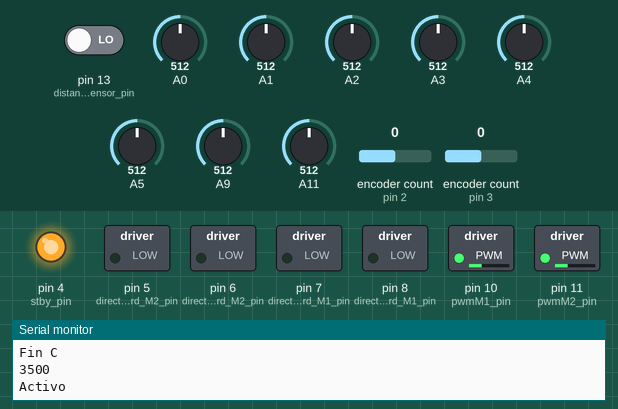
Simulated run of this sketch. Board: Arduino Mega 2560, built with avr-gcc and run on an emulated ATmega2560. On the bench: switched loads named in the sketch (green lamp = pin HIGH), output pins drawn as LEDs (lit = HIGH), the last lines printed to the serial monitor. Dashed ring = blinking. Inputs (shaded band) come from the test bench; at power-on: pin 13 (distance_sensor_pin) LOW, A0 = 512, A4 = 512, A2 = 512, A1 = 512, A3 = 512, A5 = 512, A9 = 512, A11 = 512, encoder count (sensors on pin 2, pin 3) 0.

Above: at 10.25 s.
11.3 s: pin 13 (distance_sensor_pin) driven HIGH
At 13.2 s:
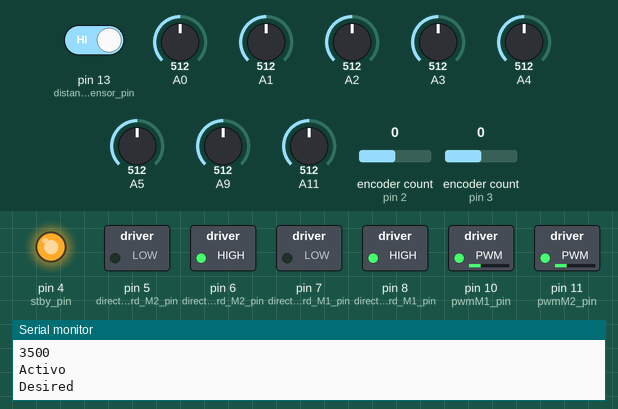
13.9 s: A0 set to 100
At 14.6 s:
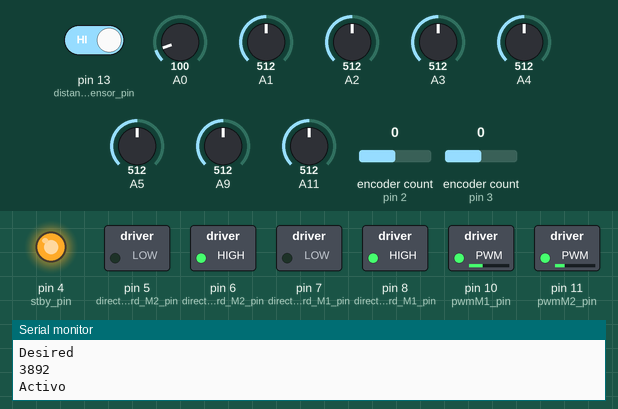
15.4 s: A0 set to 992
At 16.0 s:
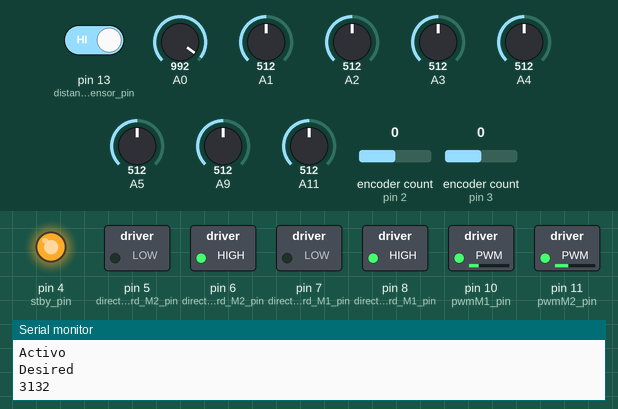
16.9 s: pin 13 (distance_sensor_pin) driven LOW
At 17.5 s:
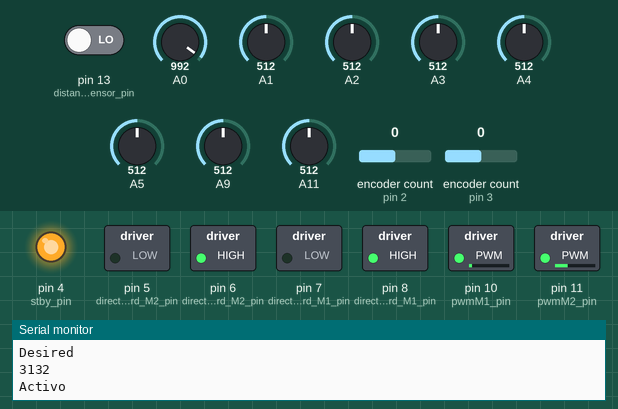
20.4 s: A4 set to 490
23.9 s: A2 set to 390
Timing chart, 0 to 28.4 s (numbered marks = the images above; inputs shaded):
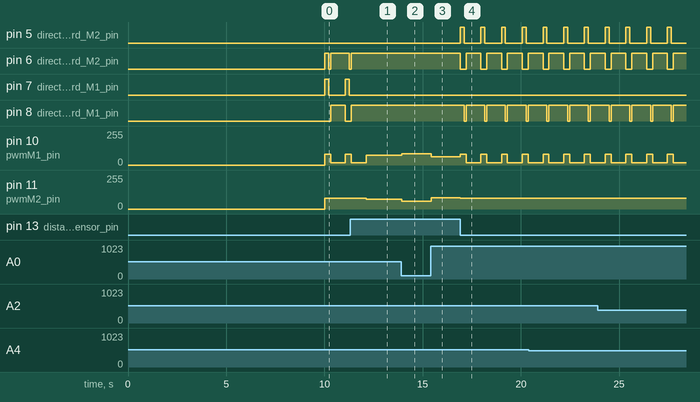

Measured:
- after the input at 11.3 s, pin 6 (direction_forward_M2_pin), pin 8 (direction_forward_M1_pin): goes on until 11.4 s, then stays HIGH; pin 7 (direction_backward_M1_pin): stops changing and stays LOW; pin 11 (pwmM2_pin): 80/255 → 73/255 after 0.81 s
- after the input at 13.9 s, pin 10 (pwmM1_pin): 73/255 → 85/255 at once; pin 11 (pwmM2_pin): 73/255 → 60/255 at once
- after the input at 15.4 s, pin 10 (pwmM1_pin): 85/255 → 61/255 at once; pin 11 (pwmM2_pin): 60/255 → 84/255 at once
- after the input at 16.9 s, pin 5 (direction_backward_M2_pin): alternates HIGH for 0.20 s and LOW for 0.86 s, starting at once; pin 6 (direction_forward_M2_pin): alternates HIGH for 0.76 s and LOW for 0.30 s, starting at once
- by itself, pin 7 (direction_backward_M1_pin): alternates HIGH for 0.20 s and LOW for 0.85 s

The sketch:

velocistaJ.ino
```cpp
#include <QTRSensors.h>
#include <Encoder.h>
#include "Seguidor.h"

#define Kp 0.0314
//#define Kp 0.044
#define Ki 0.001
#define Kd 0

#define muestras_sensor 4

//#define TELEMETRIA_ON

#ifndef TELEMETRIA_ON
  #define encoderA1_pin 3
  #define encoderB1_pin 0
  #define encoderA2_pin 2
  #define encoderB2_pin 1 //CAMBIE LOS PINES

  #define nSensors 8
  QTRSensorsAnalog qtra((unsigned char[]){0,2,1,3,11,4,5,9},nSensors,muestras_sensor, QTR_NO_EMITTER_PIN);
#else
  #define encoderA1_pin 3
  #define encoderB1_pin 14
  #define encoderA2_pin 2
  #define encoderB2_pin 9  //tambien lo cambie

  #define nSensors 6
  QTRSensorsAnalog qtra((unsigned char[]){2,1,3,11,4,5},nSensors,muestras_sensor, QTR_NO_EMITTER_PIN);
#endif

unsigned int valuesS[nSensors], line_pos;

long pE1, pE2;
Encoder encoder_M1(encoderA1_pin, encoderB1_pin), encoder_M2(encoderA2_pin,encoderB2_pin);

Seguidor seguidor(Kp,Ki,Kd);//cambiar 0's por las constantes
void setup(){
  pinMode(encoderA1_pin,INPUT);
  pinMode(encoderA2_pin,INPUT);
  pinMode(encoderB1_pin,INPUT);
  pinMode(encoderB2_pin,INPUT);
  Serial.begin(9600);
  Serial.println("Inicio C");
  for (int i = 0; i < 400; i++)  // make the calibration take about 10 seconds
  {
    qtra.calibrate();       // reads all sensors 10 times at 2.5 ms per six sensors (i.e. ~25 ms per call)
  }
  Serial.println("Fin C");
  //delay(5000);
}

void loop(){
  if(seguidor.isRobot_active()){
    line_pos = qtra.readLine(valuesS);
    seguidor.set_SensorsValues_LinePosition(valuesS,line_pos);

    /*lee encoders y pone sus valores*/
    pE1 = encoder_M1.read();
    pE2 = encoder_M2.read();

    seguidor.set_Positions_Encoders(pE1,pE2);

  }

  seguidor.runing_Seguidor();
}
```

Seguidor.cpp
```cpp
#include "Seguidor.h"

Seguidor::Seguidor(double kp,double ki,double kd){
  this->k_P = kp;
  this->k_I = ki;
  this->k_D = kd;

  this->proportional = this->derivative = this->integral = 0;
  this->init();
}

void Seguidor::init(){
  //Serial.begin(baud_rate_Serial);
  //Serial1.begin(baud_rate_Bluetooth);
  pinMode(direction_forward_M1_pin,OUTPUT);
  pinMode(direction_forward_M2_pin,OUTPUT);
  pinMode(direction_backward_M1_pin,OUTPUT);
  pinMode(direction_backward_M2_pin,OUTPUT);

  pinMode(stby_pin,OUTPUT);
  pinMode(distance_sensor_pin,INPUT);

  /*pinMode(encoderA1_pin,INPUT);
  pinMode(encoderA2_pin,INPUT);
  pinMode(encoderB1_pin,INPUT);
  pinMode(encoderB2_pin,INPUT);*/

  PWM_MIN = pwm_min;
  PWM_MAX = pwm_max;
  PWM_ABS = pwm_ABS;
  PWM_BASE = pwm_base;
  PWM_ANY_CURVA = PWM_MAX*0.5;
  FRENO_CURVA = freno_Curva;

  infrarred_active = distance_active = true;
  //robot_active = false;
  robot_active = true;
  digitalWrite(stby_pin,HIGH);
  tolerancia_dinamica = 0.9;
  delay1 = 20;
  delay2 = 30;
  delay_o1 = delay_o4 = 200;//100;
  delay_o2 = 100;
  delay_o3 = 750;
  giro_loco_porc = 0.23;
//  t_inicio = millis();
//  t_anterior = t_actual = millis();
}//like python

void Seguidor::runing_Seguidor(){

  //communication_principal();
  if(robot_active){
    Serial.println("Activo");
    if(!infrarred_active)
      line_position = desired_position;

    distance_sensor = 0;
    if(distance_active)
      if(digitalRead(distance_sensor_pin) == HIGH){
        distance_sensor = 1;
      }else{
        avoid();
      }

    difference_time = actual_time - encoders_time;
    if(difference_time >= bypass_time_encoders){
      this->calculate_angular_values();
      encoders_time = actual_time;
    }

    PID_processing();
    adjust_velocities();
  }else{
    change_Velocity(0,0);
    change_Direction(0,0);
  }

  actual_time = millis();

  if(actual_time - summatory_time >= 500){
    if(summatory_PWMM1 > summatory_PWMM2)
      ultima_curva = 0;//Serial1.println("message/--------------------------------------------------Curva derecha");
    else
      if(summatory_PWMM1 < summatory_PWMM2)
        ultima_curva = 1;

    summatory_PWMM1 = summatory_PWMM2 = 0;
    summatory_time = actual_time;
  }else{
    summatory_PWMM1 += pwmM1;
    summatory_PWMM2 += pwmM2;
  }

  loop_time = actual_time - before_time;
  before_time = actual_time;
}

void Seguidor::change_Direction(int M1,int M2){
  switch(M1){
    case 1:
      digitalWrite(direction_forward_M1_pin,HIGH);
      digitalWrite(direction_backward_M1_pin,LOW);
      break;
    case 0:
      digitalWrite(direction_forward_M1_pin,LOW);
      digitalWrite(direction_backward_M1_pin,LOW);
      break;
    case -1:
      digitalWrite(direction_forward_M1_pin,LOW);
      digitalWrite(direction_backward_M1_pin,HIGH);
      break;
  }

  switch(M2){
    case 1:
      digitalWrite(direction_forward_M2_pin,HIGH);
      digitalWrite(direction_backward_M2_pin,LOW);
      break;
    case 0:
      digitalWrite(direction_forward_M2_pin,LOW);
      digitalWrite(direction_backward_M2_pin,LOW);
      break;
    case -1:
      digitalWrite(direction_forward_M2_pin,LOW);
      digitalWrite(direction_backward_M2_pin,HIGH);
      break;
  }
}

void Seguidor::PID_processing(){
  Serial.print("Desired");Serial.println();
  error = double(line_position) - double(desired_position);
  //error =
  /*Los separé para control*/
  proportional = k_P * error;
  derivative = k_D * (error - error_antes);
  suma_integral += error;

  suma_integral = constrain(suma_integral,-255,255);

  integral = k_I * suma_integral;

  sumaPID = proportional + derivative + integral;
  //Serial.print("P:");Serial.print(proportional);Serial.print("D: ");Serial.println(derivative);
  error_antes   = error;
  pwmM1  = PWM_BASE + sumaPID;
  pwmM2  = PWM_BASE - sumaPID;
  //Serial.print("pwm1: ");Serial.print(pwmM1);Serial.print(" pwm2: ");Serial.println(pwmM2);
}

void Seguidor::adjust_velocities(){
  //pwmM1 = pwmM2 = pwm_max;

  float porc_error = (float)(error)/(float)(desired_position);
  /*Serial.print("Desired:");Serial.println(desired_position);
  Serial.print("Position:");Serial.println(line_position);
  Serial.print("Error Pos:");Serial.println(error);
  Serial.print("Porcentaje error:");Serial.println(porc_error);*/

  /*if(porc_error)
    frenoABS(FRENO_CURVA);*/

    /*change_Velocity(pwmM1,pwmM2);
    change_Direction(1,1);*/
    /*int diff_pwm_M1 = frequency_error_M1*255/50;
    int diff_pwm_M2 = frequency_error_M2*255/50;*/


    int dM1, dM2;

    if(pwmM1 < 0){
      dM1 = -1;
      pwmM1 *= -1;
      //pwmM1 = PWM_ANY_CURVA;
    }else{
      dM1 = 1;
    }
    //pwmM1 += diff_pwm_M1;

    if(pwmM2 < 0){
      dM2 = -1;
      pwmM2 *= -1;
      //pwmM2 = PWM_ANY_CURVA;
    }else{
      dM2 = 1;
    }
    //pwmM1 += diff_pwm_M2;


  if(porc_error > tolerancia_dinamica || porc_error < -tolerancia_dinamica){
    //pwmM2 = pwmM1;
    frenoABS(FRENO_CURVA);
    change_Velocity(pwmM1,pwmM2);
    change_Direction(dM1,dM2);

    }else{
      change_Velocity(pwmM1,pwmM2);
      change_Direction(1,1);
    }

}

void Seguidor::set_SensorsValues_LinePosition(unsigned int* values, unsigned int lineP){
  this->sensors_values = values;
  line_position = lineP;
  Serial.println(lineP);
}

void Seguidor::set_Positions_Encoders(long pem1, long pem2){
  position_encoder_M1 = pem1;
  position_encoder_M2 = pem2;
}

void Seguidor::calculate_angular_values(){
  double revoluciones_M1 = (position_encoder_M1 - position_encoder_antes_M1)/120.0;
  double revoluciones_M2 = (position_encoder_M2 - position_encoder_antes_M2)/120.0;

/*  if(rev < 0)
    rev *=-1;*/

  v_angular_M1_antes = v_angular_M1;
  v_angular_M2_antes = v_angular_M2;

  frequency_M1 = revoluciones_M1/ double(difference_time/1000.0);
  frequency_error_M1 = abs(pwmM1*50/255.0 - frequency_M1);

  frequency_M2 = revoluciones_M2/ double(difference_time/1000.0);
  frequency_error_M2 = abs(pwmM2*50/255.0 - frequency_M2);
  /*Añadido*/
  position_encoder_antes_M1 = position_encoder_M1;
  position_encoder_antes_M2 = position_encoder_M2;
  /*Añadido*/
  v_angular_M1 = 6.28*frequency_M1;
  a_angular_M1 = v_angular_M1 - v_angular_M1_antes;

  v_angular_M2 = 6.28*frequency_M2;
  a_angular_M2 = v_angular_M2 - v_angular_M2_antes;
}

void Seguidor::emergency_stop(){
  digitalWrite(stby_pin,LOW);
}

void Seguidor::frenoABS(int times){
  for(int i = 0; i < times; i++){
    change_Velocity(pwm_ABS,PWM_ABS);
    delay(delay1);
    change_Direction(-1,-1);
		delay(delay2);
	}
  change_Direction(0,0);
  //activo = false;
}

void Seguidor::change_Velocity(int vm1, int vm2){
  change_Direction(0,0);

  pwmM1 = constrain(vm1,PWM_MIN,PWM_MAX);
  pwmM2 = constrain(vm2,PWM_MIN,PWM_MAX);

  analogWrite(pwmM1_pin,pwmM1);
  analogWrite(pwmM2_pin,pwmM2);
}

bool Seguidor::isRobot_active(){
  return this->robot_active;
}
//---------------------------COMMUNICATION

void Seguidor::communication_principal(){
  communication_Read();
  if(robot_active)
    communication_Write();
}

void Seguidor::communication_Read(){
  if(Serial1.available()){
    char ordenActual = Serial1.read();

    switch(ordenActual){
      case 'p':robot_active = false; Serial1.println("message/Detenido");summatory_time = millis();break;//correr

      case 'r':robot_active = true ; Serial1.println("message/Activo");break;//parar

      case 's': status(); break;//comprobar estado

      case 'v'://cambia los valores de las constantes PID
        k_P = (double)Serial1.parseInt()/(double)10000.0000;
        k_I = (double)Serial1.parseInt()/(double)10000.0000;
        k_D = (double)Serial1.parseInt()/(double)10000.0000;

        Serial1.print("message/Constantes cambiadas -> P=");Serial1.print(4/k_P);Serial1.print("/I=");Serial1.print(4/k_I);Serial1.print("/D=");Serial1.println(4/k_D);
        //Serial.print("message/Constantes cambiadas -> P=");Serial.print(P_const);Serial.print("/I=");Serial.print(I_const);Serial.print("/D=");Serial.println(D_const);
        break;

      case 'a'://activa sensores
        onOffSensors(true);
        break;

      case 'd': //desactiva sensores
          onOffSensors(false);
        break;

        case 'k':
            //clave = Serial1.parseInt();
            //Serial1.print("message/Clave cambiada a:");Serial1.println(clave);
            //Serial.print("message/Clave cambiada a:");Serial.println(clave);
          break;

        case 'C':
          PWM_MIN = Serial1.parseInt();
          PWM_MAX = Serial1.parseInt();
          PWM_ABS = Serial1.parseInt();
          PWM_BASE = Serial1.parseInt();
          PWM_ANY_CURVA = PWM_MAX*0.5;

          Serial1.print("message/PWM Cambiado -> Min=");Serial1.print(PWM_MIN);Serial1.print("/Max=");Serial1.print(PWM_MAX);Serial1.print("/ABS=");Serial1.print(PWM_ABS);Serial.print("Base");Serial.println(PWM_BASE);
          break;
        case 'f':
          FRENO_CURVA = Serial1.parseInt();
          delay1 = Serial1.parseInt();
          delay2 = Serial1.parseInt();
          Serial1.print("message/Freno cambiado a (veces):");Serial.print(FRENO_CURVA);Serial1.print("/delay1:");Serial1.print(delay1);Serial1.print("/delay2:");Serial1.println(delay2);
          break;
        case 't':
          tolerancia_dinamica = Serial1.parseFloat();
          Serial1.print("message/Tolerancia=");Serial1.println(tolerancia_dinamica);
          break;
        case 'o':
          delay_o1 = Serial1.parseInt();
          delay_o2 = Serial1.parseInt();
          delay_o3 = Serial1.parseInt();
          delay_o4 = Serial1.parseInt();
          giro_loco_porc = Serial1.parseInt()/100.0;
          Serial.println("message/Delays de obsttaculo cambiados.");
        break;

        case 'e':
          String sssss = Serial1.readString();
          Serial1.print("message/ECHO=");Serial1.println(sssss);
          //Serial.print("message/ECHO=");Serial.println(sssss);
          break;

    }
    //Serial1.flush();OJO PROBAR FUNCIONALIDAD
  }
}

void Seguidor::communication_Write(){
  /*Serial.println(error);
  Serial.print("data/");
  Serial.print(proportional);Serial.print("   ");
  Serial.print("/");
  Serial.print(integral);Serial.print("   ");
  Serial.print("/");
  Serial.print(derivative);Serial.print("   ");
  Serial.print("/");
  Serial.print(sumaPID);Serial.println();
  Serial.print("/");
  Serial.print(pwmM1);Serial.print("   ");//Serial1.print(PWMI);
  Serial.print("/");
  Serial.print(pwmM2);Serial.print("   ");//Serial1.print(PWMD);
  Serial.print("/");
  Serial.print(loop_time);Serial.println();
  Serial.print("/");
  Serial.print(line_position);Serial.println();//posicion de la linea
  Serial.print("/");
  Serial.print(distance_sensor);//(1) si obstaculo, (0) si no
  Serial.print("/");
  Serial.print(v_angular_M1);
  Serial.print("/");
  Serial.print(v_angular_M2);
  Serial.print("/");
  Serial.print(a_angular_M1);
  Serial.print("/");
  Serial.println(a_angular_M2);
  Serial.println();Serial.println();Serial.println();*/

  Serial1.print("data/");
      Serial1.print(proportional);
      Serial1.print("/");
      Serial1.print(integral);
      Serial1.print("/");
      Serial1.print(derivative);
      Serial1.print("/");
      Serial1.print(sumaPID);
      Serial1.print("/");
      Serial1.print(pwmM1);//Serial1.print(PWMI);
      Serial1.print("/");
      Serial1.print(pwmM2);//Serial1.print(PWMD);
      Serial1.print("/");
      Serial1.print(loop_time);
      Serial1.print("/");
      Serial1.print(line_position);//posicion de la linea
      Serial1.print("/");
      Serial1.print(distance_sensor);//(1) si obstaculo, (0) si no
      Serial1.print("/");
      Serial1.print(v_angular_M1);
      Serial1.print("/");
      Serial1.print(v_angular_M2);
      Serial1.print("/");
      Serial1.print(a_angular_M1);
      Serial1.print("/");
      Serial1.println(a_angular_M2);
}

void Seguidor::onOffSensors(bool estado){
  int n_sensores = Serial1.parseInt(), i = 0, temp = 0;

  for(i = 0; i < n_sensores; i++){
    temp = Serial1.parseInt();

    if(temp == 1){
      infrarred_active = estado;
      Serial1.print("message/Sensores infrarrojos ");
      Serial1.println((estado)?"activados":"desactivados");

      /*Serial.print("message/Sensores infrarrojos ");
      Serial.println((estado)?"activados":"desactivados");*/
    }

    if(temp == 2){
      distance_active = estado;
      Serial1.print("message/Sensor de distancia ");
      Serial1.println((estado)?"activado":"desactivado");

      /*Serial.print("message/Sensor de distancia ");
      Serial.println((estado)?"activado":"desactivado");*/
    }
  }
}

void Seguidor::status(){
  Serial1.print("status/");

  if(infrarred_active)
    Serial1.print(1);
  else
    Serial1.print(0);
//tumblr
    Serial1.print("/");

  if(distance_active)
    Serial1.print(1);
  else
    Serial1.print(0);

  Serial1.print("/");
  Serial1.print(k_P);
  Serial1.print("/");
  Serial1.print(k_I);
  Serial1.print("/");
  Serial1.print(k_D);
  Serial1.print("/");
  //Serial1.println();
  Serial1.print(PWM_MIN);
  Serial1.print("/");
  Serial1.print(PWM_MAX);
  Serial1.print("/");
  Serial1.print(PWM_ABS);
  Serial1.print("/");
  Serial1.print(PWM_BASE);
  Serial1.print("/");
  Serial1.print(tolerancia_dinamica);
Serial1.print("/");

  Serial1.print(FRENO_CURVA);
  Serial1.print("/");
  Serial1.print(delay1);
  Serial1.print("/");
  Serial1.print(delay2);

  Serial1.print("/");
  Serial1.print(delay_o1);
  Serial1.print("/");
  Serial1.print(delay_o2);
  Serial1.print("/");
  Serial1.print(delay_o3);
  Serial1.print("/");
  Serial1.print(delay_o4);
  Serial1.print("/");
  Serial1.print(giro_loco_porc);
  Serial.println(giro_loco_porc);
  Serial1.println();

}
void Seguidor::avoid(){
  /*change_Velocity(pwm_curva, pwm_curva);
  change_Direction(1,-1);
  delay(delay_o1);
  change_Direction(0,0);
  delay(delay_o2);
  change_Velocity(pwm_curva, pwm_curva);
  change_Direction(1,1);
  delay(delay_o3);
  change_Direction(0,0);
  change_Velocity(pwm_curva, pwm_curva);
  change_Direction(-1,1);
  delay(delay_o3);
  change_Direction(0,0);
  change_Velocity(pwm_curva, pwm_curva);
  change_Direction(1,1);
  delay(delay_o4);*/
  int dM1, dM2;

  switch(ultima_curva){
    case 0:dM1 = -1; dM2 = 1; break;
    case 1:dM1 = 1; dM2 = -1;break;
  }


  change_Velocity(pwm_curva, pwm_curva);
  change_Direction(dM1,dM2);
  delay(delay_o1);
  change_Direction(0,0);
  delay(delay_o2);
  change_Velocity(pwm_curva * giro_loco_porc, pwm_curva);
  change_Direction(1,1);
  delay(delay_o3);
  /*change_Direction(0,0);
  change_Velocity(pwm_curva, pwm_curva);
  change_Direction(-1,1);
  delay(delay_o4);*/
}
```

Source omitted: Seguidor.h (2526 bytes)
